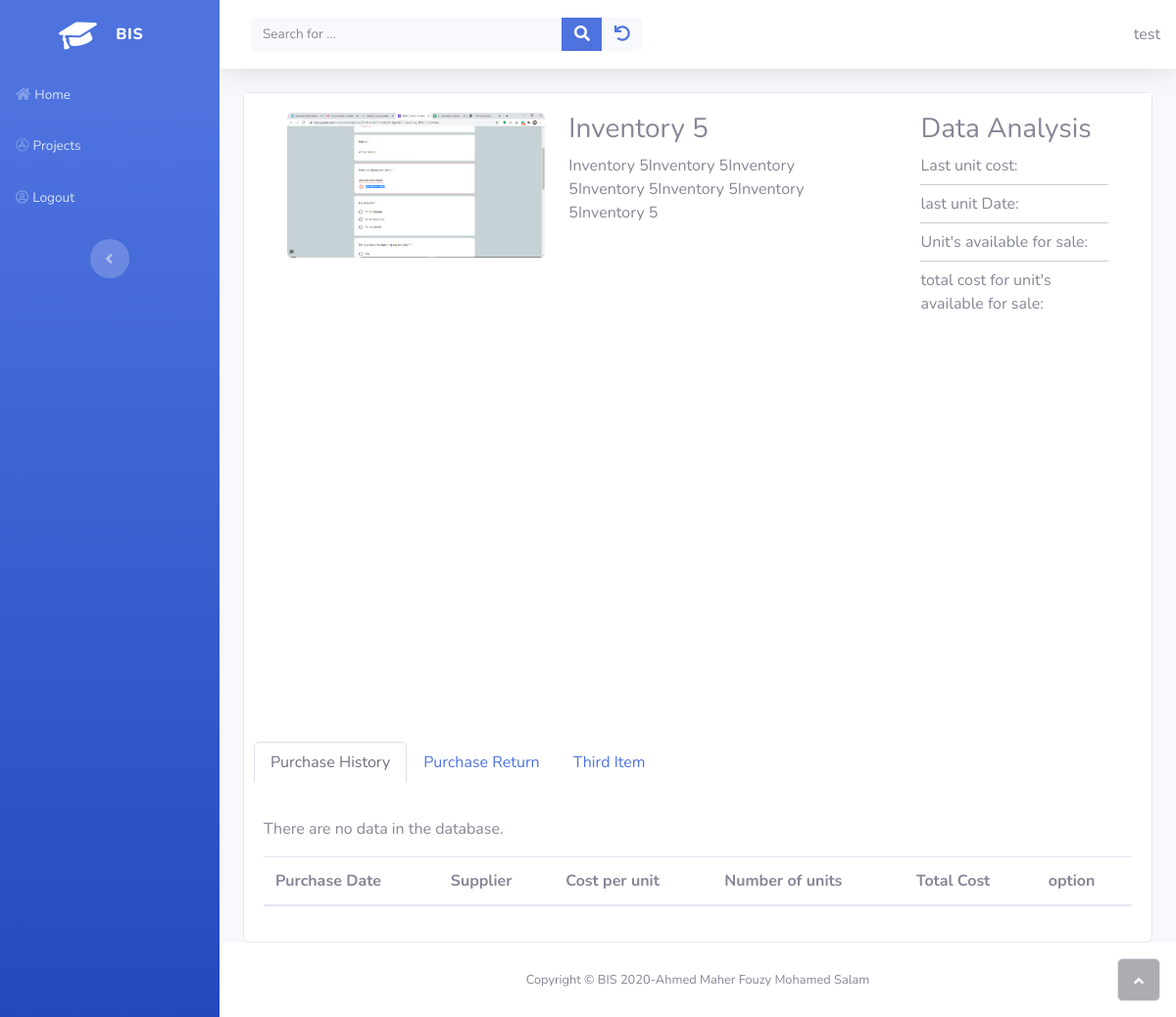
Page /inventory/detail_inventory/5 (signed in) on the earlier database version.
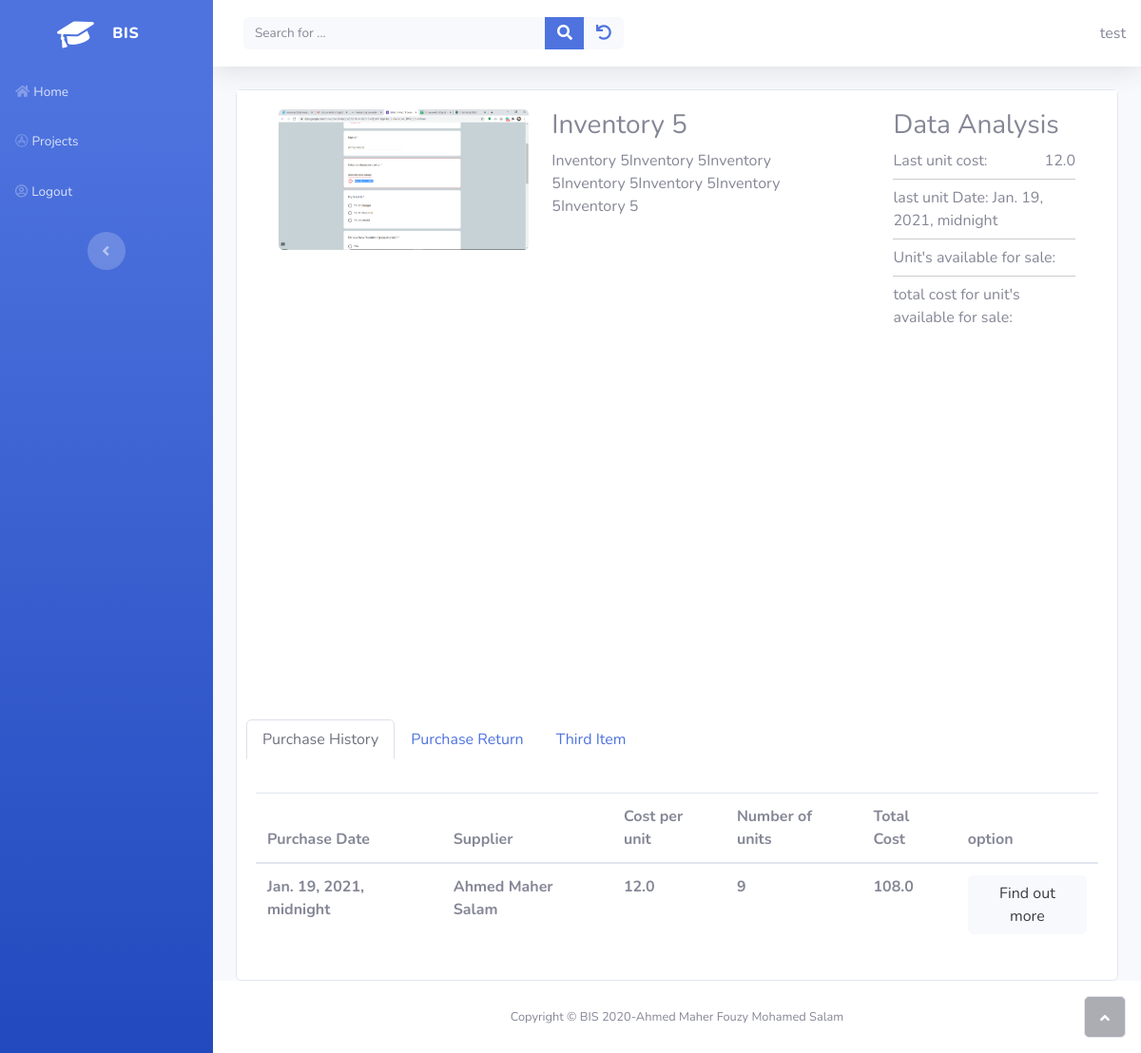
Same page on the later database version.
### inventory/models.py (models this page shows, shortened)
class InventoryImag(models.Model):
    class Meta:
        verbose_name = 'Inventory Image'
        verbose_name_plural = 'Inventory Images'
    inventory  = models.ForeignKey(Inventory , on_delete=models.CASCADE , related_name="imgs" )
    img = models.ImageField(upload_to=inventory_imag_directory_path,
                                null=True,
                                blank=True,
                                editable=True,
                                help_text="Inventory image")

class InventoryPrice(models.Model):
    inventory = models.ForeignKey(Inventory, on_delete=models.CASCADE)
    cost_per_unit = models.FloatField()
    number_of_unit = models.PositiveIntegerField()
    purchase_inventory = models.ForeignKey(PurchaseInventory, on_delete=models.CASCADE)
    @property
    def total_cost(self):
        return self.cost_per_unit * self.number_of_unit

class PurchaseInventory(models.Model):
    owner = models.ForeignKey(get_user_model(), on_delete=models.CASCADE)
    num = models.IntegerField()
    purchase_date = models.DateTimeField()
    due_date = models.DateField(
        help_text="optional if you want to specify it by yourself",
        null = True ,
        blank = True,
    )
    supplier = models.ForeignKey(Supplier, on_delete=models.CASCADE)
    term = models.ForeignKey(PaymentSalesTerm, on_delete=models.CASCADE)
    frieght_in = models.FloatField(default=0)
    objects = models.Manager() # the default_managers
    purchases = PurchaseManager()

### suppliers/models.py (models this page shows)
class Supplier(models.Model):
    owner = models.ForeignKey(get_user_model(), on_delete=models.CASCADE)
    first_name  = models.CharField(max_length=50)
    last_name   = models.CharField(max_length=50)
    middle_name = models.CharField(max_length=50 , blank=True , null=True)
    @property
    def full_name(self):
        return '%s %s %s' % (self.first_name, self.middle_name , self.last_name)
    def __str__(self):
        return self.full_name

### inventory/views.py (the view)
# urls.py: path('detail_inventory/<int:pk>' , views.DetailInventoryView.as_view() , name="detail_inventory" ),
class DetailInventoryView(OwnerDetailView):
    model = Inventory
    template_name = "inventory/inventory_detail.html"
    def get_context_data(self, **kwargs):
        context = super().get_context_data(**kwargs)
        context["last_unit"] =  context["inventory"].inventoryprice_set.order_by("-purchase_inventory__purchase_date").first()
        context["prices"] = context["inventory"].inventoryprice_set.order_by("-purchase_inventory__purchase_date")
        return context

### home/owner.py (called while the page is built)
    def get_queryset(self):
        qs = super().get_queryset()
        return qs.filter(owner=self.request.user)

### inventory/templates/inventory/inventory_detail.html (shortened to what the changed rows need)
{% extends "home/base.html" %}
{% load static %}
{% block css %}
    <link rel="stylesheet" href="{% static 'home/Gallery/fonts/ionicons.min.css' %}">
    <link rel="stylesheet" href="{% static 'home/Gallery/Model-Gallery-And-Profile.css' %}">
{% endblock %}
{% block content %}
<div class="card">
    <div class="card-body" style="background-color:white;">
         <section id="model-details">
        <div class="container">
            <div class="row">
                <div class="col col-md-4">
                    <ul id="imageGallery">
                        {% for obj in inventory.imgs.all %}
                        <li data-thumb="{{obj.img.url}}" data-src="{{obj.img.url}}">
                            <img class="img-fluid" src="{{obj.img.url}}"/>
                        </li>
                        {% endfor %}
                    </ul>
                </div>
                <div class="col-12 col-md-3"> <div class="profile-block">
                                <ul>
                                    <li><span class="font-400">Last unit cost: </span><span class="profile-right">{{ last_unit.cost_per_unit }}</span> </li>
                                    <li><span class="font-400">last unit Date: </span><span>{{ last_unit.purchase_inventory.purchase_date }}</span> </li>
                                </ul>
                            </div></div>
            </div>
        </div>
    </section>
    </div>
    <div class="card-body">
        <div id="nav-tabContent" class="tab-content">
            <div id="item-1-1" class="tab-pane fade show active" role="tabpanel" aria-labelledby="item-1-1-tab">
                <div class="table-responsive table mt-2 dataTable" role="grid" aria-describedby="dataTable_info">
                <table class="table my-0 mydataTable" >
                    <thead>
                        <tr>
                            <th>Purchase Date</th>
                            <th>Supplier</th>
                            <th>Cost per unit</th>
                            <th>Number of units</th>
                            <th>Total Cost</th>
                            <th>option</th>
                        </tr>
                    </thead>
                    <tbody>
                        {% if prices %}
                            {% for price in prices %}
                                <tr>
                                <td><strong>{{ price.purchase_inventory.purchase_date }}</strong></td>
                                <td><strong>{{ price.purchase_inventory.supplier }}</strong></td>
                                <td><strong>{{ price.cost_per_unit}}</strong></td>
                                <td><strong>{{ price.number_of_unit}}</strong></td>
                                <td><strong>{{ price.total_cost}}</strong></td>
                                <td>
                                    <div class="dropdown">
                                        <div class="text-center" data-toggle="dropdown" aria-expanded="false">
                                            <button type="button" class="btn btn-light">Find out more</button>
                                        </div>
                                  </div>
                                </td>
                                </tr>
                            {% endfor %}
                          {% else %}
                            <p>There are no data in the database.</p>
                          {% endif %}
                    </tbody>
                </table>
            </div>
            </div>
        </div>
    </div>
</div>
{% endblock %}

Differences in the rows shown:
added InventoryPrice: cost_per_unit "12.0", purchase_inventory.purchase_date "Jan. 19, 2021, midnight", purchase_inventory.supplier "Ahmed Maher Salam", number_of_unit "9", total_cost "108.0"
Other differences:
text no longer shown: "There are no data in the database."
